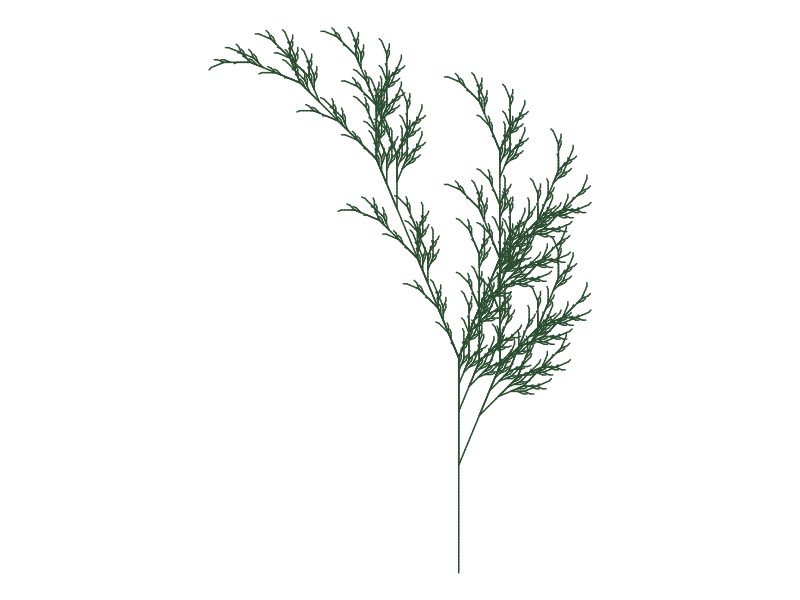

Reproduce this figure in R.
## ---- chunk 1
# Title Fall color
# Credit: https://fronkonstin.com

# Install packages

options(repos = c(CRAN = "https://cran.r-project.org"))

install.packages("gsubfn")
install.packages("tidyverse")
library(gsubfn)
library(tidyverse)

# Define elements in plant art
# Each image corresponds to a different axiom, rules, angle and depth

# Leaf of Fall

axiom="X"
rules=list("X"="F-[[X]+X]+F[+FX]-X", "F"="FF")
angle=22.5
depth=6


for (i in 1:depth) axiom=gsubfn(".", rules, axiom)

actions=str_extract_all(axiom, "\\d*\\+|\\d*\\-|F|L|R|\\[|\\]|\\|") %>% unlist

status=data.frame(x=numeric(0), y=numeric(0), alfa=numeric(0))
points=data.frame(x1 = 0, y1 = 0, x2 = NA, y2 = NA, alfa=90, depth=1)


# Generating data
# Note: may take a minute or two

for (action in actions)
{
  if (action=="F")
  {
    x=points[1, "x1"]+cos(points[1, "alfa"]*(pi/180))
    y=points[1, "y1"]+sin(points[1, "alfa"]*(pi/180))
    points[1,"x2"]=x
    points[1,"y2"]=y
    data.frame(x1 = x, y1 = y, x2 = NA, y2 = NA,
               alfa=points[1, "alfa"],
               depth=points[1,"depth"]) %>% rbind(points)->points
  }
  if (action %in% c("+", "-")){
    alfa=points[1, "alfa"]
    points[1, "alfa"]=eval(parse(text=paste0("alfa",action, angle)))
  }
  if(action=="["){
    data.frame(x=points[1, "x1"], y=points[1, "y1"], alfa=points[1, "alfa"]) %>%
      rbind(status) -> status
    points[1, "depth"]=points[1, "depth"]+1
  }

  if(action=="]"){
    depth=points[1, "depth"]
    points[-1,]->points
    data.frame(x1=status[1, "x"], y1=status[1, "y"], x2=NA, y2=NA,
               alfa=status[1, "alfa"],
               depth=depth-1) %>%
      rbind(points) -> points
    status[-1,]->status
  }
}

ggplot() +
  geom_segment(aes(x = x1, y = y1, xend = x2, yend = y2),
               lineend = "round",
               color="#2C4D31", # Set your own Fall color?
               data=na.omit(points)) +
  coord_fixed(ratio = 1) +
  theme_void() # No grid nor axes
